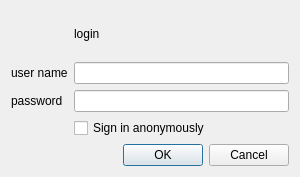
<?xml version="1.0" encoding="UTF-8"?>
<ui version="4.0">
 <class>MountDialog</class>
 <widget class="QDialog" name="MountDialog">
  <property name="geometry">
   <rect>
    <x>0</x>
    <y>0</y>
    <width>300</width>
    <height>177</height>
   </rect>
  </property>
  <property name="windowTitle">
   <string>Dialog</string>
  </property>
  <layout class="QGridLayout" name="gridLayout">
   <item row="0" column="1">
    <widget class="QLabel" name="label_3">
     <property name="text">
      <string>login</string>
     </property>
    </widget>
   </item>
   <item row="1" column="0">
    <widget class="QLabel" name="label">
     <property name="text">
      <string>user name</string>
     </property>
    </widget>
   </item>
   <item row="1" column="1">
    <widget class="QLineEdit" name="usrname_edit"/>
   </item>
   <item row="2" column="0">
    <widget class="QLabel" name="label_2">
     <property name="text">
      <string>password</string>
     </property>
    </widget>
   </item>
   <item row="2" column="1">
    <widget class="QLineEdit" name="pwd_edit"/>
   </item>
   <item row="3" column="1">
    <widget class="QCheckBox" name="checkBox">
     <property name="text">
      <string>Sign in anonymously</string>
     </property>
    </widget>
   </item>
   <item row="4" column="0" colspan="2">
    <widget class="QDialogButtonBox" name="buttonBox">
     <property name="orientation">
      <enum>Qt::Horizontal</enum>
     </property>
     <property name="standardButtons">
      <set>QDialogButtonBox::Cancel|QDialogButtonBox::Ok</set>
     </property>
    </widget>
   </item>
  </layout>
 </widget>
 <resources/>
 <connections>
  <connection>
   <sender>buttonBox</sender>
   <signal>accepted()</signal>
   <receiver>MountDialog</receiver>
   <slot>accept()</slot>
   <hints>
    <hint type="sourcelabel">
     <x>248</x>
     <y>254</y>
    </hint>
    <hint type="destinationlabel">
     <x>157</x>
     <y>274</y>
    </hint>
   </hints>
  </connection>
  <connection>
   <sender>buttonBox</sender>
   <signal>rejected()</signal>
   <receiver>MountDialog</receiver>
   <slot>reject()</slot>
   <hints>
    <hint type="sourcelabel">
     <x>316</x>
     <y>260</y>
    </hint>
    <hint type="destinationlabel">
     <x>286</x>
     <y>274</y>
    </hint>
   </hints>
  </connection>
 </connections>
</ui>
